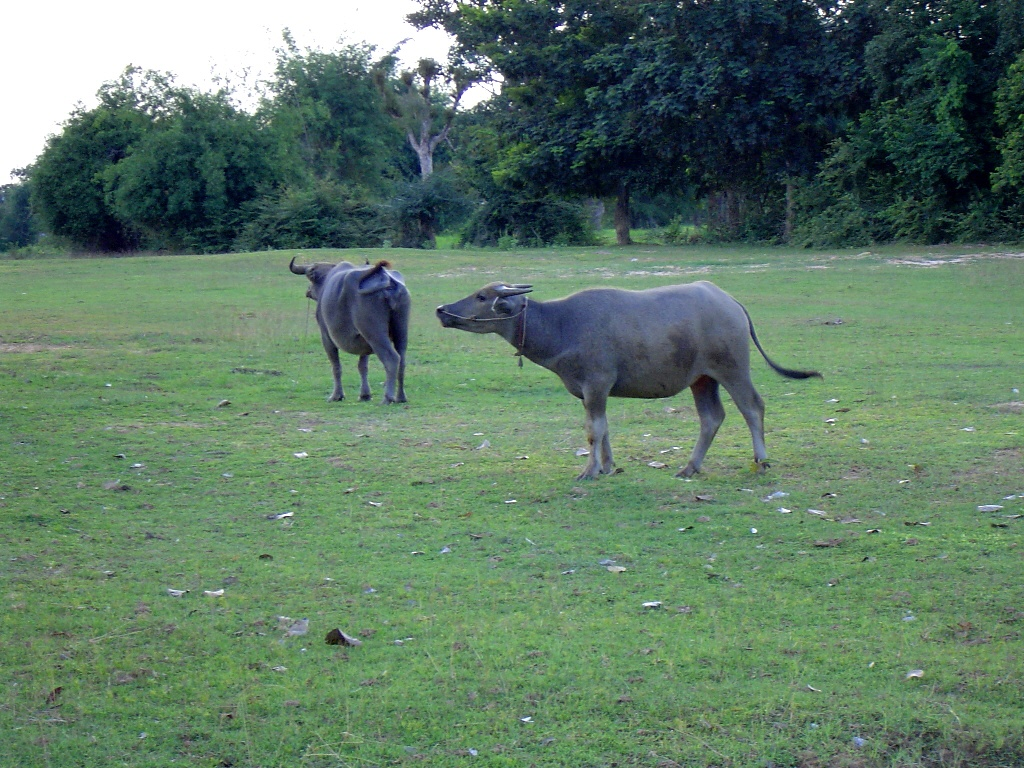
//> input picture OpenCV2_learn/1_ComputerVisionProgrammingGuide_3rd/images/Kwai051a.jpg, 1024 x 768 px
$ ./6-6-1 ../images/Kwai051a.jpg   (built with g++ and OpenCV 4)
//> lines starting //> are read from the running program, lines starting //| are printed output that depends on the picture; after the words box and inside, x2 and y2 are one past the last pixel; in counts of white or black regions, pixels touching at a corner belong together
#include <iostream>

#include <opencv2/highgui/highgui.hpp>
#include <opencv2/imgproc/imgproc.hpp>


// def LaplacianZC
class LaplacianZC
{
public:
    LaplacianZC() : aperture(3)
    {

    }

    // [4 lines left out: function setAperture, not called in this run]

    cv::Mat computeLaplacian(const cv::Mat& image)
    {
        cv::Laplacian(image, laplace, CV_32F, aperture);
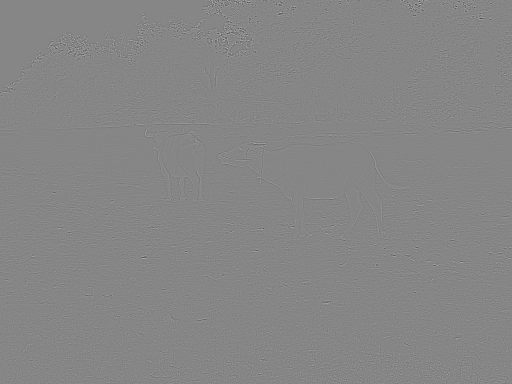
//> laplace: 768 rows x 1024 cols, CV_32FC1 (shown at 1/2 size); min -1548, max 1396, mean 0; drawn with min black and max white

        return laplace;
    }

    cv::Mat getLaplacianImage(double scale = -1.0)
    {
//> called with scale = -1
        if (scale < 0)
        {
            double lapmin, lapmax;
            cv::minMaxLoc(laplace, &lapmin, &lapmax);
//> lapmin = -1548; lapmax = 1396
            scale = 127 / std::max(-lapmin, lapmax);
//> scale = 0.082
        }

        cv::Mat laplaceImage;

        laplace.convertTo(laplaceImage, CV_8U, scale, 128);

        return laplaceImage;
    }

    cv::Mat getZeroCrossings(cv::Mat laplaceSrc)
    {
        cv::Mat signImage;
        cv::threshold(laplaceSrc, signImage, 0, 255, cv::THRESH_BINARY);
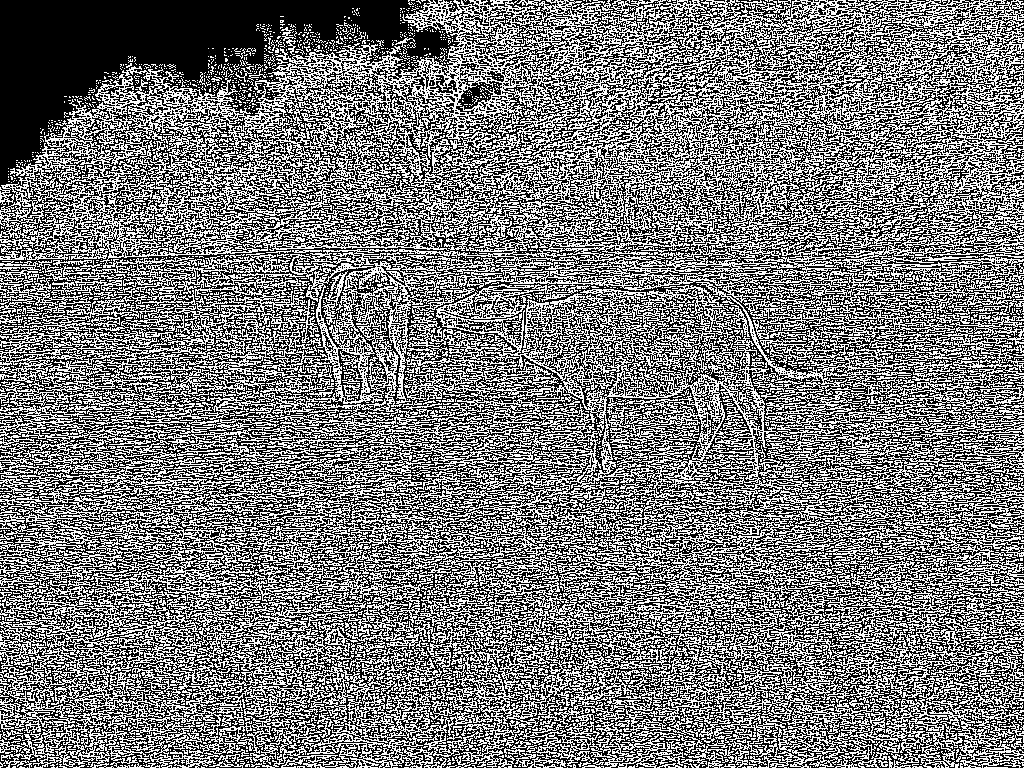
//> signImage: 768 rows x 1024 cols, CV_32FC1; 47.5% white in thin lines or dots

        cv::Mat binary;
        signImage.convertTo(binary, CV_8U);
//> binary: 768 rows x 1024 cols, CV_8UC1; 47.5% white in thin lines or dots

        cv::Mat dilated;
        cv::dilate(binary, dilated, cv::Mat());
//> dilated: 768 rows x 1024 cols, CV_8UC1; 96.1% white; 1901 black regions (1896 under 20 px), largest, box (x1, y1, x2, y2) and area: (0, 0, 409, 184) 27010, (408, 31, 447, 56) 573, (229, 55, 240, 63) 62, (471, 88, 479, 96) 44, (462, 95, 471, 103) 43

        return (dilated - binary);
    }

private:
    cv::Mat     laplace;
    int         aperture;
};

int main(int argc, char* argv[])
{
    if (argc != 2)
    {
        std::cerr << "Parameters Error!" << std::endl;
        return -1;
    }

    // Instance LaplacianZC
    LaplacianZC laplacian;

    // Load Gray Image
    cv::Mat image = cv::imread(argv[1], 0);

    cv::Mat flap = laplacian.computeLaplacian(image);

    cv::imshow("laplace", flap);

    cv::Mat laplace = laplacian.getLaplacianImage();
    cv::imshow("laplaceImg", laplace);

    cv::Mat dbImage;
    dbImage = laplacian.getZeroCrossings(flap);
//> dbImage: 768 rows x 1024 cols, CV_8UC1; 48.7% white in thin lines or dots
    cv::imshow("ZeroCross", dbImage);

    // DoG(Difference of Gaussians, DoG)
    cv::Mat gauss20, gauss22, dog, zeros;
    cv::GaussianBlur(image, gauss20, cv::Size(), 2.0);
    cv::GaussianBlur(image, gauss22, cv::Size(), 2.2);
    cv::subtract(gauss22, gauss20, dog, cv::Mat(), CV_32F);

    zeros = laplacian.getZeroCrossings(dog);
//> in getZeroCrossings (call 2), `cv::threshold(laplaceSrc, signImage, 0, 255, cv::THRESH_BINARY);`:
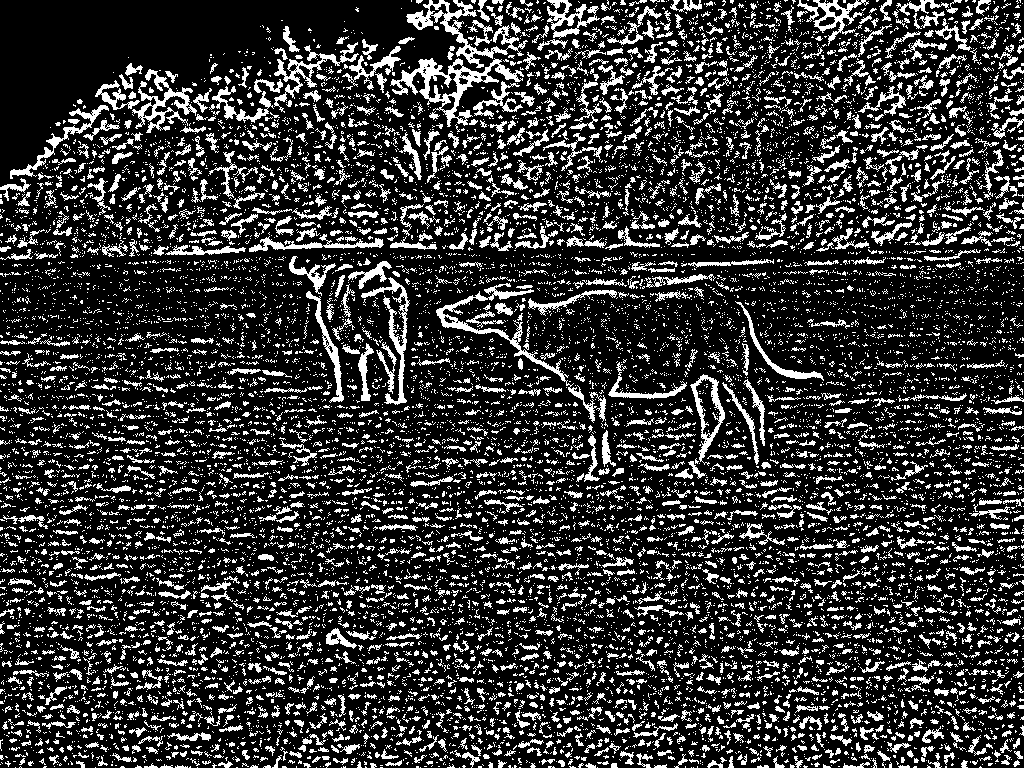
//> signImage: 768 rows x 1024 cols, CV_32FC1; 20.9% white in thin lines or dots
//> in getZeroCrossings (call 2), `cv::dilate(binary, dilated, cv::Mat());`:
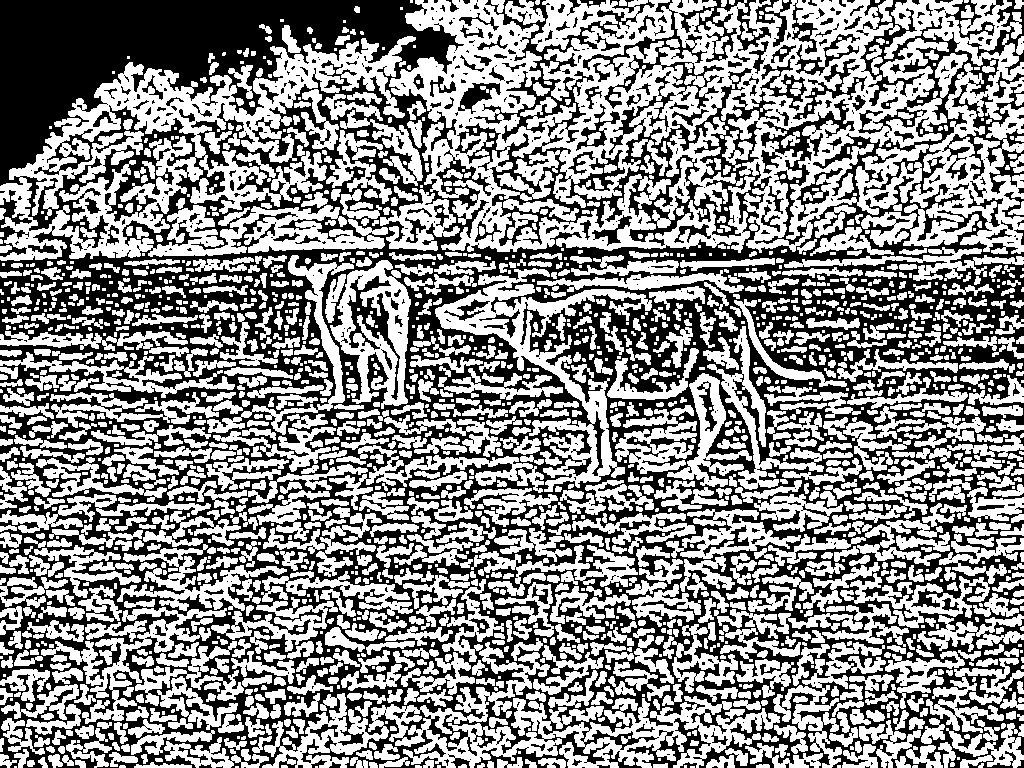
//> dilated: 768 rows x 1024 cols, CV_8UC1; 54.8% white; 703 black regions (471 under 20 px), largest, box (x1, y1, x2, y2) and area: (0, 0, 1024, 768) 319011, (474, 0, 655, 143) 3995, (942, 84, 1024, 194) 2305
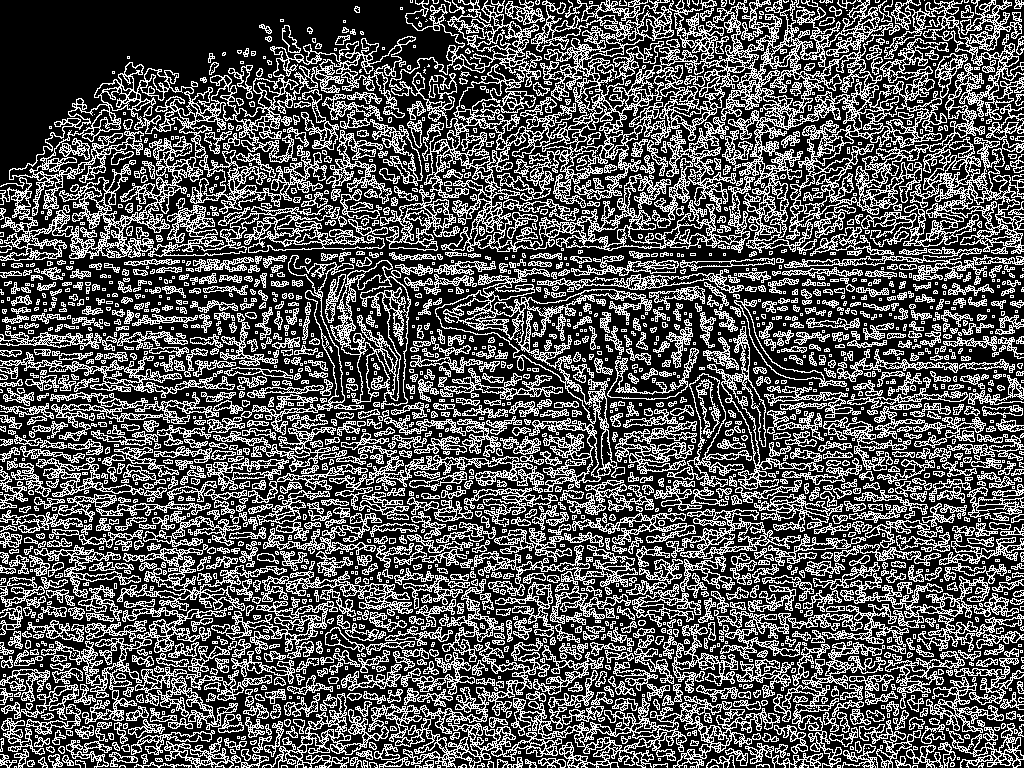
//> zeros: 768 rows x 1024 cols, CV_8UC1; 33.9% white in thin lines or dots

    cv::imshow("dog", zeros);

    cv::waitKey(0);
    cv::destroyAllWindows();

    return 0;
}

$ run again, on OpenCV2_learn/1_ComputerVisionProgrammingGuide_3rd/images/1.png
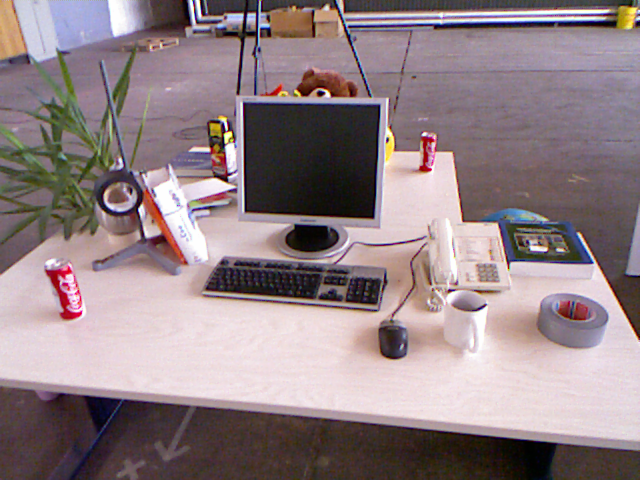
//> input picture OpenCV2_learn/1_ComputerVisionProgrammingGuide_3rd/images/1.png, 640 x 480 px
//> lapmin = -808; lapmax = 1016
//> scale = 0.125
//> in getZeroCrossings, `cv::threshold(laplaceSrc, signImage, 0, 255, cv::THRESH_BINARY);`:
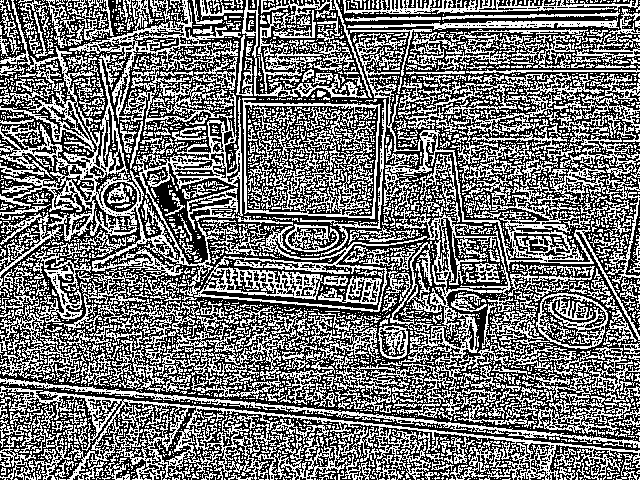
//> signImage: 480 rows x 640 cols, CV_32FC1; 45.7% white in thin lines or dots
//> binary: 480 rows x 640 cols, CV_8UC1; 45.7% white in thin lines or dots
//> dilated: 480 rows x 640 cols, CV_8UC1; 96.2% white; black in thin lines or dots
//> dbImage: 480 rows x 640 cols, CV_8UC1; 50.5% white; black in thin lines or dots
//> signImage: 480 rows x 640 cols, CV_32FC1; 18.1% white; 5018 white regions (4797 under 20 px), largest, box (x1, y1, x2, y2) and area: (389, 123, 640, 341) 3374, (0, 386, 640, 466) 3202, (330, 0, 619, 98) 2569
//> dilated: 480 rows x 640 cols, CV_8UC1; 43.7% white; 1580 white regions (837 under 20 px), largest, box (x1, y1, x2, y2) and area: (0, 0, 640, 361) 55012, (0, 385, 640, 480) 8403, (0, 378, 640, 447) 3710
//> `zeros = laplacian.getZeroCrossings(dog);`:
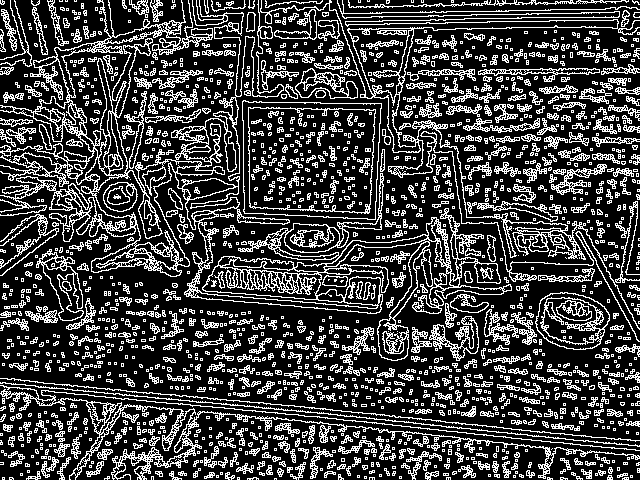
//> zeros: 480 rows x 640 cols, CV_8UC1; 25.6% white in thin lines or dots

$ run again, on OpenCV2_learn/1_ComputerVisionProgrammingGuide_3rd/images/2.png
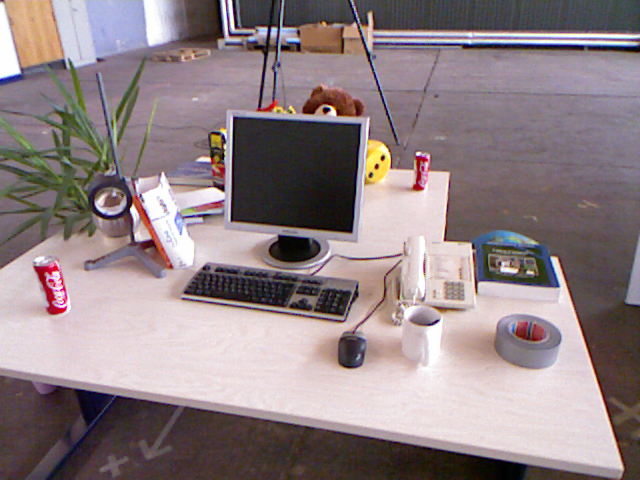
//> input picture OpenCV2_learn/1_ComputerVisionProgrammingGuide_3rd/images/2.png, 640 x 480 px
//> lapmin = -742; lapmax = 970
//> scale = 0.131
//> in getZeroCrossings, `cv::threshold(laplaceSrc, signImage, 0, 255, cv::THRESH_BINARY);`:
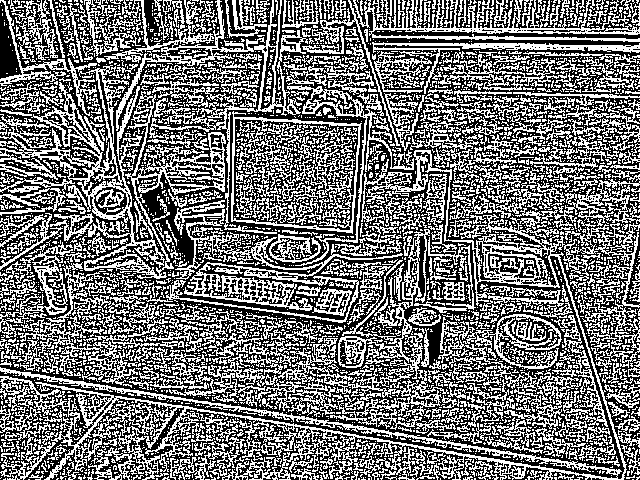
//> signImage: 480 rows x 640 cols, CV_32FC1; 45.3% white in thin lines or dots
//> binary: 480 rows x 640 cols, CV_8UC1; 45.3% white in thin lines or dots
//> dilated: 480 rows x 640 cols, CV_8UC1; 95.9% white; black in thin lines or dots
//> dbImage: 480 rows x 640 cols, CV_8UC1; 50.5% white; black in thin lines or dots
//> signImage: 480 rows x 640 cols, CV_32FC1; 18% white; 4838 white regions (4630 under 20 px), largest, box (x1, y1, x2, y2) and area: (388, 147, 629, 480) 3697, (0, 375, 618, 480) 3227, (84, 131, 227, 270) 2982
//> dilated: 480 rows x 640 cols, CV_8UC1; 43.1% white; 1530 white regions (781 under 20 px), largest, box (x1, y1, x2, y2) and area: (0, 140, 640, 480) 16343, (67, 0, 304, 280) 15956, (282, 0, 640, 171) 9594
//> `zeros = laplacian.getZeroCrossings(dog);`:
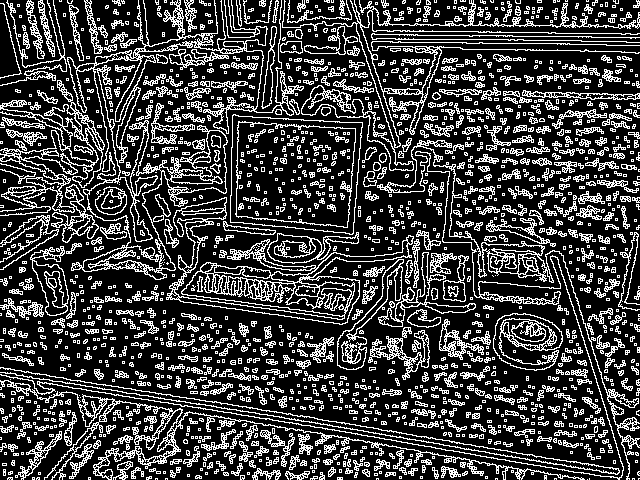
//> zeros: 480 rows x 640 cols, CV_8UC1; 25.1% white in thin lines or dots
